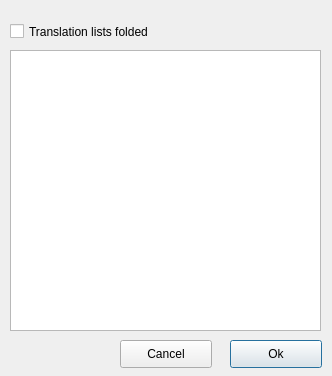
<?xml version="1.0" encoding="UTF-8"?>
<ui version="4.0">
 <class>OptionsDialogClass</class>
 <widget class="QDialog" name="OptionsDialogClass">
  <property name="geometry">
   <rect>
    <x>0</x>
    <y>0</y>
    <width>332</width>
    <height>376</height>
   </rect>
  </property>
  <property name="windowTitle">
   <string>Options</string>
  </property>
  <widget class="QPushButton" name="okButton">
   <property name="geometry">
    <rect>
     <x>230</x>
     <y>340</y>
     <width>92</width>
     <height>28</height>
    </rect>
   </property>
   <property name="text">
    <string>Ok</string>
   </property>
  </widget>
  <widget class="QPushButton" name="cancelButton">
   <property name="geometry">
    <rect>
     <x>120</x>
     <y>340</y>
     <width>92</width>
     <height>28</height>
    </rect>
   </property>
   <property name="text">
    <string>Cancel</string>
   </property>
  </widget>
  <widget class="QCheckBox" name="translationsFoldedCheckBox">
   <property name="geometry">
    <rect>
     <x>10</x>
     <y>20</y>
     <width>311</width>
     <height>23</height>
    </rect>
   </property>
   <property name="text">
    <string>Translation lists folded</string>
   </property>
  </widget>
  <widget class="QTreeWidget" name="translationsTree">
   <property name="geometry">
    <rect>
     <x>10</x>
     <y>50</y>
     <width>311</width>
     <height>281</height>
    </rect>
   </property>
   <attribute name="headerVisible">
    <bool>false</bool>
   </attribute>
   <column>
    <property name="text">
     <string notr="true">1</string>
    </property>
   </column>
  </widget>
 </widget>
 <layoutdefault spacing="6" margin="11"/>
 <resources/>
 <connections/>
</ui>
